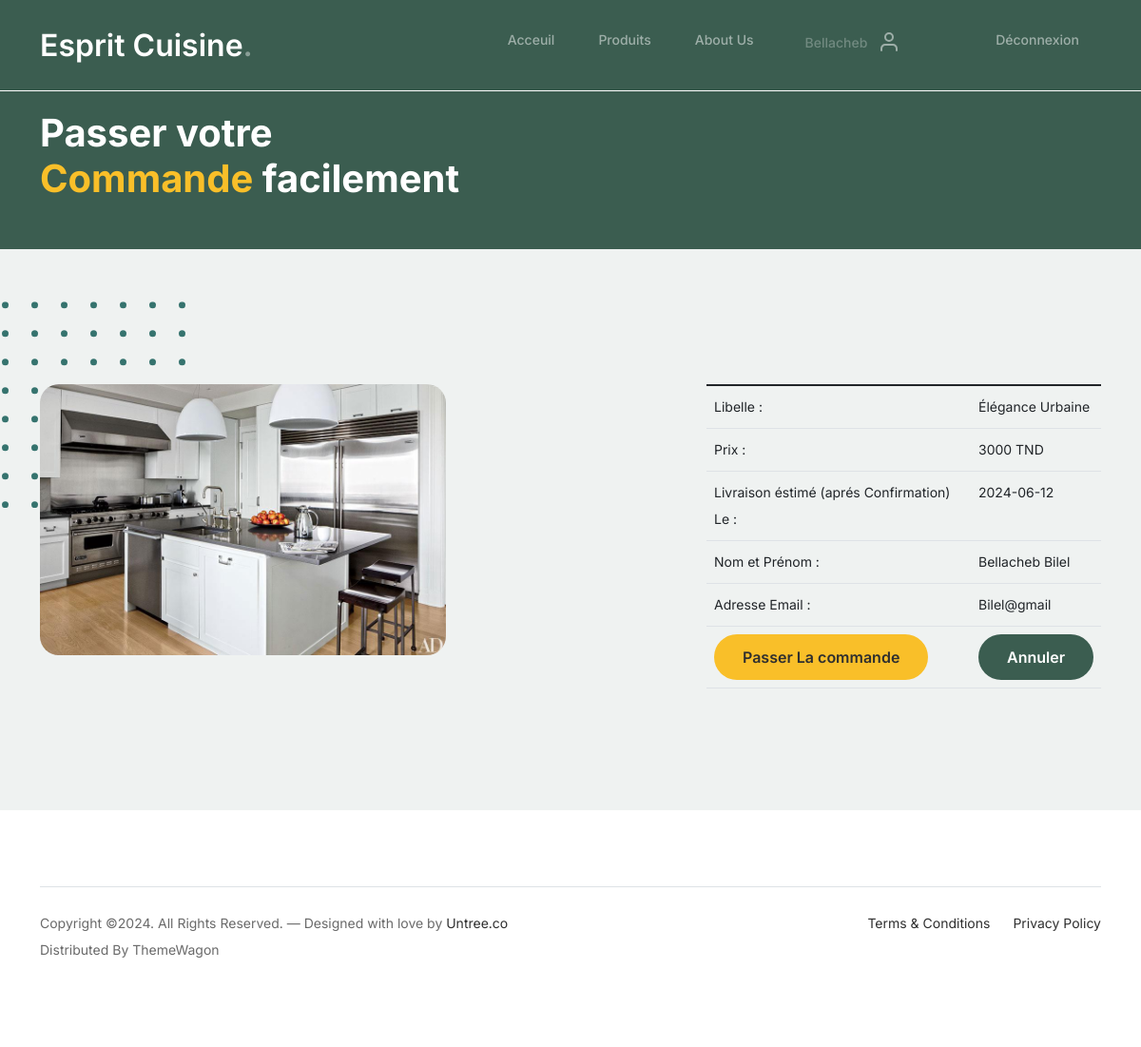
The page /Client/commander.php?id=1 (signed in) on the database its author committed.
### tables this page shows
CREATE TABLE `produits` (
  `id` int(11) NOT NULL,
  `Desingation` varchar(200) NOT NULL,
  `Description` varchar(500) NOT NULL,
  `prix` float NOT NULL,
  `image` varchar(200) NOT NULL,
  `deleted` int(11) NOT NULL
);

CREATE TABLE `clients` (
  `id` int(11) NOT NULL,
  `username` varchar(100) NOT NULL,
  `password` varchar(100) NOT NULL,
  `nom` varchar(200) NOT NULL,
  `prenom` varchar(200) NOT NULL,
  `tel` varchar(20) NOT NULL,
  `email` varchar(100) NOT NULL,
  `adresse` varchar(200) NOT NULL
);

### Client/fonctions.php (called while the page is built, shortened)
<?php
    function connexion(){
        $servername="localhost";
        $user="root";
        $DBpsw="";
        $DBname="cuisine";
        try {
            $conn = new PDO("mysql:host=$servername;dbname=$DBname", $user, $DBpsw);
            $conn->setAttribute(PDO::ATTR_ERRMODE, PDO::ERRMODE_EXCEPTION);
            return $conn;
          } catch(PDOException $e) {
            echo "Connection failed: " . $e->getMessage();
          }
}
function getProductById($id){
  $conn=connexion();
  $req="SELECT * FROM produits WHERE `id`='$id'";
    $res=$conn->query($req);
    $prod=$res->fetch();
    return $prod;
}
function getclientById($id){
  $conn=connexion();
  $req="SELECT * FROM clients WHERE `id`='$id'";
    $res=$conn->query($req);
    $client=$res->fetch();
    return $client;
}

### Client/commander.php (the view, shortened to what this page needs)
<?php
include "header.php";
$Date=date('Y-m-d');
$date=date('Y-m-d', strtotime($Date. ' + 10 days'));
if(isset($_GET["id"])){
	$prodId=$_GET["id"];
	$thisProd=getProductById($prodId);
    $client=getclientById($_SESSION["id"]);
	}
	else{
		header("location:index.php");
	}
						?>
					</ul>
				</div>
			</div>
		</nav>
			<div class="hero" style="padding-top:20px;padding-bottom:20px">
				<div class="container">
					<div class="row justify-content-between">
						<div class="col-lg-5">
							<div class="intro-excerpt">
								<h1>Passer votre  <span style="color:#f9bf29" clsas="d-block">Commande</span> facilement</h1>
							</div>
						</div>
					</div>
				</div>
			</div>
		<div class="we-help-section" style="margin-top:30px">
			<div class="container">
				<div class="row justify-content-between">
					<div class="col-lg-7 mb-5 mb-lg-0">
						<div class="imgs-grid">
							<div class="grid grid-1"><img src="../admin/images/<?php echo $thisProd['image'];?>" alt="Untree.co"></div>
						</div>
					</div>
					<div class="col-lg-5 ps-lg-5">
                    <table class="table">
  <tbody>
    <tr>
      <td>Libelle : </td>
      <td><?php echo $thisProd["Desingation"]; ?></td>
    </tr>
    <tr>
      <td>Prix : </td>
      <td><?php echo $thisProd["prix"]; ?> TND</td>
    </tr>
    <tr>
      <td>Livraison éstimé (aprés Confirmation) Le :</td>
      <td><?php echo $date; ?></td>
    </tr>
    <tr>
      <td>Nom et Prénom :</td>
      <td><?php echo $client["nom"].' '.$client["prenom"]; ?></td>
    </tr>
    <tr>
      <td>Adresse Email :</td>
      <td><?php echo $client["email"]; ?></td>
    </tr>
    <tr>
      <td>
        <?php
        print'<a href="passercommande.php?prod='.$thisProd["id"].'" style="background:#f9bf29;color:#2f2f2f;border:none" class="btn btn-primary">Passer La commande</a>';
        ?>
      </td>
      <td><a style="border:none" class="btn btn-primary">Annuler</a></td>
    </tr>
  </tbody>
</table>
					</div>
				</div>
			</div>
		</div>
		<footer class="footer-section">
			<div class="container relative">
				<div class="border-top copyright">
					<div class="row pt-4">
						<div class="col-lg-6">
							<p class="mb-2 text-center text-lg-start">Copyright &copy;. All Rights Reserved. &mdash; Designed with love by <a href="https://untree.co">Untree.co</a> Distributed By <a hreff="https://themewagon.com">ThemeWagon</a>
            </p>
						</div>
						<div class="col-lg-6 text-center text-lg-end">
							<ul class="list-unstyled d-inline-flex ms-auto">
								<li class="me-4"><a href="#">Terms &amp; Conditions</a></li>
								<li><a href="#">Privacy Policy</a></li>
							</ul>
						</div>
					</div>
				</div>
			</div>
		</footer>
	</body>
</html>

### Client/css/style.css (style rules this page uses)
body { overflow-x: hidden; position: relative; }
body { font-family: "Inter", sans-serif; font-weight: 400; line-height: 28px; color: #6a6a6a; font-size: 14px; background-color: #eff2f1; }
a { text-decoration: none; -webkit-transition: .3s all ease; -o-transition: .3s all ease; transition: .3s all ease; color: #2f2f2f; text-decoration: underline; }
.hero { background: #3b5d50; padding: calc(4rem - 30px) 0 0rem 0; }
@media (min-width: 768px) { .hero { padding: calc(4rem - 30px) 0 4rem 0; } }
@media (min-width: 992px) { .hero { padding: calc(8rem - 30px) 0 8rem 0; } }
.hero .intro-excerpt { position: relative; z-index: 4; }
@media (min-width: 992px) { .hero .intro-excerpt { max-width: 450px; } }
.hero h1 { font-weight: 700; color: #ffffff; margin-bottom: 30px; }
.btn { font-weight: 600; padding: 12px 30px; border-radius: 30px; color: #ffffff; background: #2f2f2f; border-color: #2f2f2f; }
.btn.btn-primary { background: #3b5d50; border-color: #3b5d50; }
.we-help-section { padding: 7rem 0; }
.we-help-section .imgs-grid { display: -ms-grid; display: grid; -ms-grid-columns: (1fr)[27]; grid-template-columns: repeat(27, 1fr); position: relative; }
.we-help-section .imgs-grid:before { position: absolute; content: ""; width: 255px; height: 217px; background-image: url("../images/dots-green.svg"); background-size: contain; background-repeat: no-repeat; -webkit-transform: translate(-40%, -40%); -ms-transform: translate(-40%, -40%); transform: translate(-40%, -40%); z-index: -1; }
.we-help-section .imgs-grid .grid { position: relative; }
.we-help-section .imgs-grid .grid img { border-radius: 20px; max-width: 100%; }
.we-help-section .imgs-grid .grid.grid-1 { -ms-grid-column: 1; -ms-grid-column-span: 18; grid-column: 1 / span 18; -ms-grid-row: 1; -ms-grid-row-span: 27; grid-row: 1 / span 27; }
.footer-section { padding: 80px 0; background: #ffffff; }
.footer-section .relative { position: relative; }
.footer-section a { text-decoration: none; color: #2f2f2f; -webkit-transition: .3s all ease; -o-transition: .3s all ease; transition: .3s all ease; }
.footer-section .border-top { border-color: #dce5e4; }
.footer-section .border-top.copyright { font-size: 14px !important; }

### rows shown on the page
produits: image (picture), Desingation "Élégance Urbaine", prix "3000"
clients: nom "Bellacheb", prenom "Bilel", email "Bilel@gmail"

### other values the page prints
$_SESSION["nom"] "Bellacheb"
